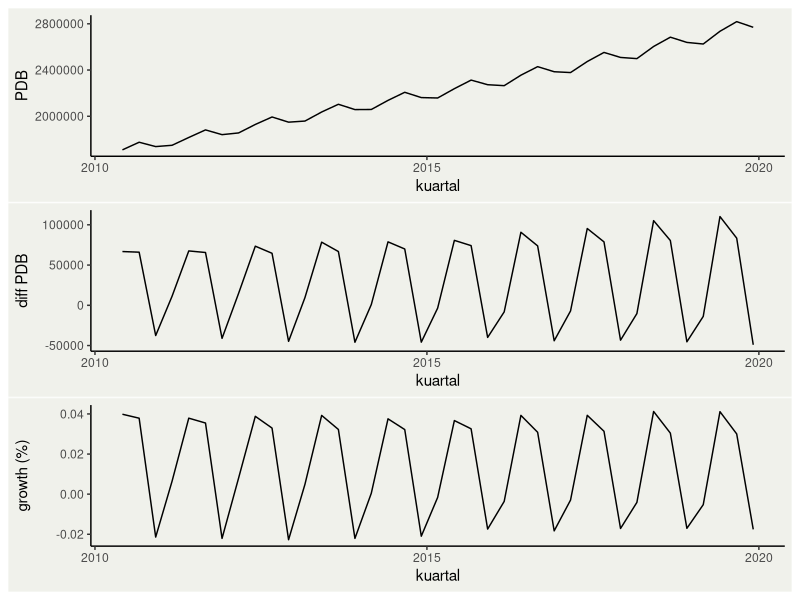
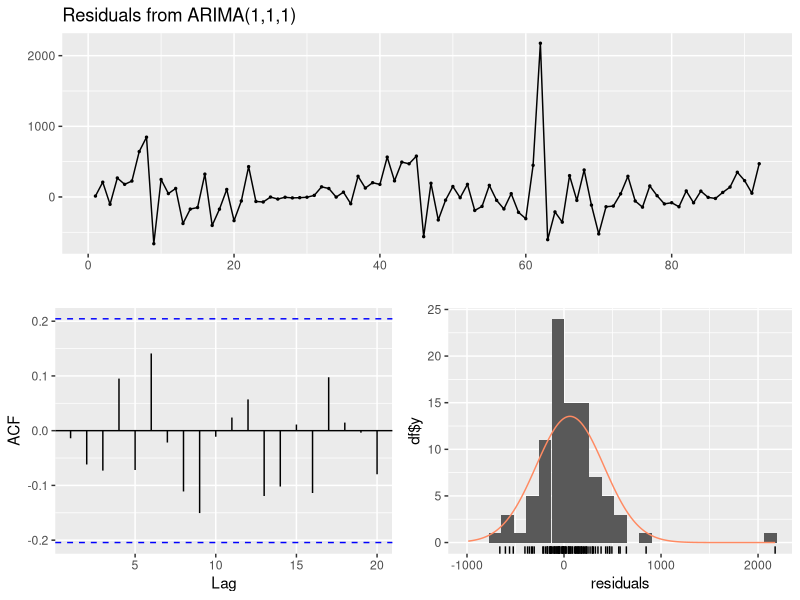
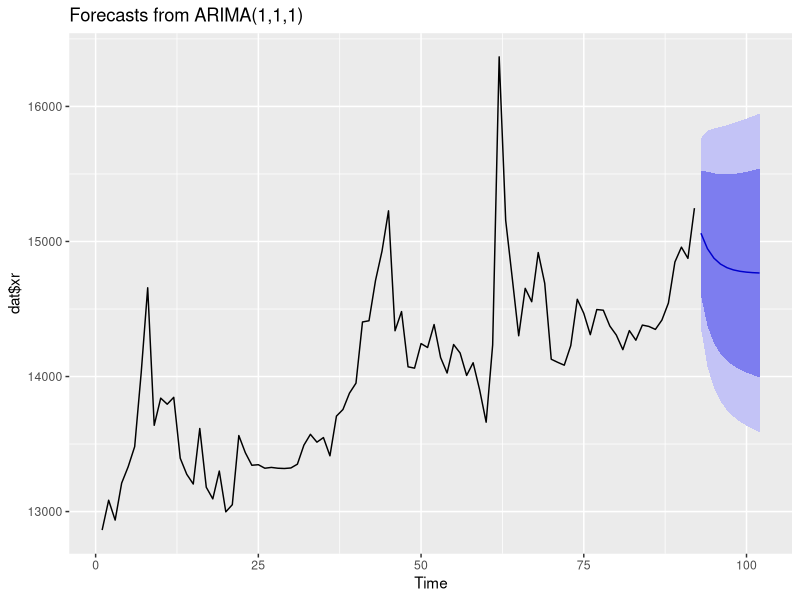

Recreate these plots in R, in order.
## ---- chunk 1
#| warning: false
#| echo: true
library("readxl")
library("tidyverse") # Kalau tidyverse gagal, load ggplot2 aja.
library("forecast")
library("urca")
## ---- chunk 2
#| echo: false
#| fig-width: 6
#| fig-height: 4
library("patchwork")
dat<-read_excel("latihan6.xlsx")
dat$DPDB<-c(NA,diff(dat$PDB))
dat$LPDB<-log(dat$PDB)
dat$DLPDB<-c(NA,diff(dat$LPDB))
dat<-na.omit(dat)
plot<-ggplot()+theme_classic()+
  theme(panel.background = element_rect(fill = '#f0f1eb'),
        plot.background = element_rect(fill = '#f0f1eb'))
a<-plot+geom_line(aes(x=kuartal,y=PDB),data=dat)
b<-plot+geom_line(aes(x=kuartal,y=DPDB),data=dat)+labs(y="diff PDB")
c<-plot+geom_line(aes(x=kuartal,y=DLPDB),data=dat)+labs(y="growth (%)")
a/b/c
## ---- chunk 3
#| echo: true
dat<-na.omit(read_excel("latihan5a.xlsx")) # NA omit fungsinya menghilangkan data yg missing/kosong (NA)
summary(ur.df(dat$xr))
## ---- chunk 4
#| echo: true
summary(ur.df(dat$dxr))
## ---- chunk 5
#| echo: true
reg1<-auto.arima(dat$xr)
reg1
## ---- chunk 6
#| echo: true
reg2<-Arima(dat$xr, order=c(2,1,2))
reg2
## ---- chunk 7
#| echo: true
checkresiduals(reg1)
## ---- chunk 8
#| echo: true
autoplot(forecast(reg1))
